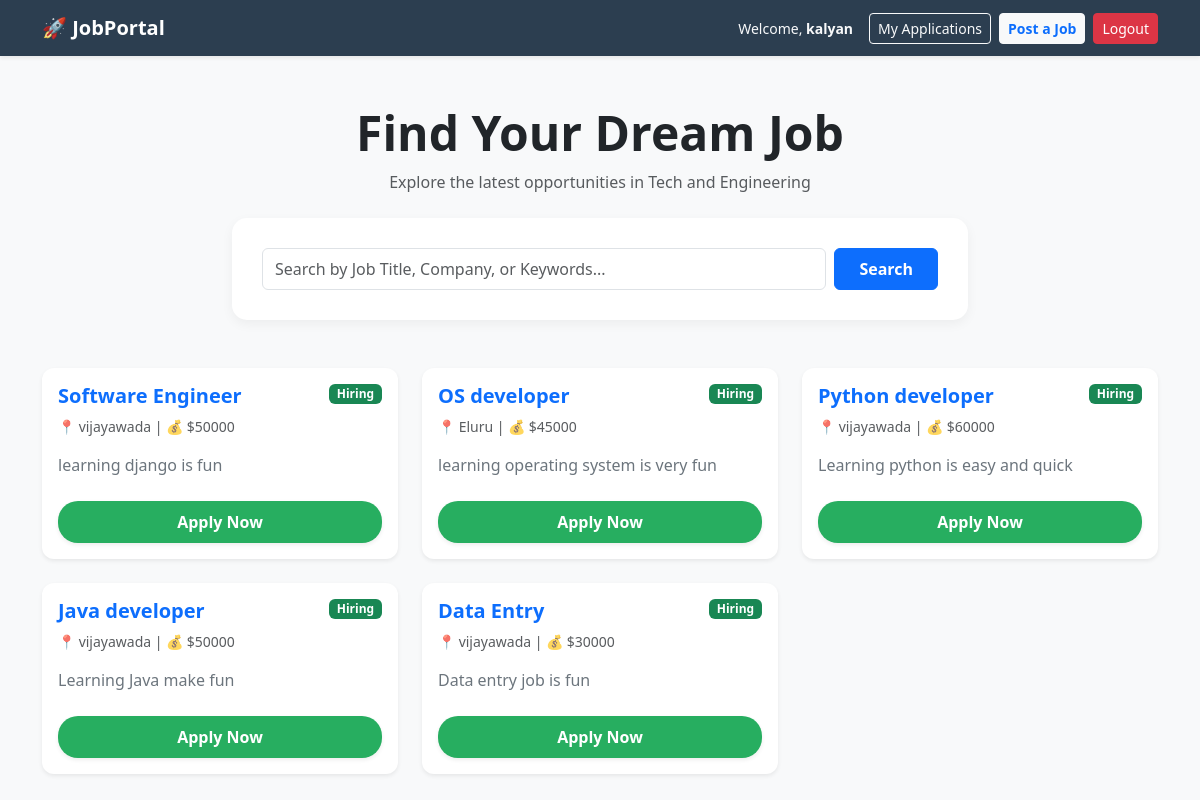
Screenshot of / (signed in) with the database file from the repository.
### jobs/models.py (models this page shows, shortened)
class Job(models.Model):
    employer = models.ForeignKey(User, on_delete=models.CASCADE)
    title = models.CharField(max_length=200)
    description = models.TextField()
    location = models.CharField(max_length=100)
    salary = models.PositiveIntegerField()
    created_at = models.DateTimeField(auto_now_add=True)
    is_active = models.BooleanField(default=True)

### jobs/views.py (the view)
# urls.py: path('', job_list, name='home'), # This makes it the home page
def job_list(request):
    query = request.GET.get('search')
    if query:
        jobs = Job.objects.filter(title__icontains=query)
    else:
        jobs = Job.objects.all()
    return render(request, 'jobs/job_list.html', {'jobs': jobs})

### jobs/templates/jobs/job_list.html (shortened to what this page needs)
<!DOCTYPE html>
<html lang="en">
<head>
    <link href="https://cdn.jsdelivr.net/npm/bootstrap@5.3.0/dist/css/bootstrap.min.css" rel="stylesheet">
</head>
<body>
    <nav class="navbar navbar-expand-lg navbar-dark mb-4 shadow-sm">
        <div class="container">
            <a class="navbar-brand fw-bold" href="{% url 'home' %}">🚀 JobPortal</a>
            <div class="ms-auto d-flex align-items-center">
                {% if user.is_authenticated %}
                    <span class="text-light me-3 small d-none d-md-inline">Welcome, <strong>{{ user.username }}</strong></span>
                    <a href="{% url 'my_applications' %}" class="btn btn-outline-light btn-sm me-2">My Applications</a>
                    <a href="{% url 'post_job' %}" class="btn btn-light btn-sm me-2 text-primary fw-bold">Post a Job</a>
                    <form action="{% url 'logout' %}" method="post" class="d-inline">
                        <button type="submit" class="btn btn-danger btn-sm">Logout</button>
                    </form>
                {% else %}
                    <a href="{% url 'login' %}" class="btn btn-outline-light btn-sm me-2">Login</a>
                    <a href="{% url 'register' %}" class="btn btn-primary btn-sm">Register</a>
                {% endif %}
            </div>
        </div>
    </nav>
    <div class="container">
        <div class="text-center mb-5 mt-5">
            <h1 class="display-5 fw-bold text-dark">Find Your Dream Job</h1>
            <p class="text-muted">Explore the latest opportunities in Tech and Engineering</p>
            <div class="row justify-content-center mt-4">
                <div class="col-md-8">
                    <div class="search-container">
                        <form method="GET" action="{% url 'home' %}" class="d-flex">
                            <input name="search" class="form-control me-2 py-2" type="search" placeholder="Search by Job Title, Company, or Keywords..." value="{{ request.GET.search }}">
                            <button class="btn btn-primary px-4 fw-bold" type="submit">Search</button>
                        </form>
                    </div>
                </div>
            </div>
        </div>
        <div class="row">
            {% for job in jobs %}
            <div class="col-md-6 col-lg-4 mb-4">
                <div class="card job-card shadow-sm h-100">
                    <div class="card-body d-flex flex-column">
                        <div class="d-flex justify-content-between align-items-start mb-2">
                            <h5 class="card-title fw-bold text-primary mb-0">{{ job.title }}</h5>
                            {% if job.is_active %}
                                <span class="badge bg-success">Hiring</span>
                            {% else %}
                                <span class="badge bg-secondary">Closed</span>
                            {% endif %}
                        </div>
                        <p class="text-muted small mb-3">
                             📍 {{ job.location }} |
                             💰 ${{ job.salary }}
                        </p>
                        <p class="card-text text-secondary mb-4">{{ job.description|truncatewords:20 }}</p>
                        <div class="mt-auto">
                            {% if user.is_authenticated %}
                                {% if job.employer == user or user.is_staff %}
                                    <div class="d-grid gap-2">
                                        <a href="{% url 'view_applicants' job.id %}" class="btn btn-info text-white fw-bold">
                                            View Applicants ({{ job.application_set.count }})
                                        </a>
                                        <a href="{% url 'edit_job' job.id %}" class="btn btn-outline-primary btn-sm fw-bold">
                                            ✏️ Edit Job Details
                                        </a>
                                        <a href="{% url 'toggle_job_status' job.id %}" class="btn {% if job.is_active %}btn-warning text-dark{% else %}btn-success{% endif %} btn-sm fw-bold">
                                            {% if job.is_active %} ⏸ Close Job Posting {% else %} ▶ Re-open Job Posting {% endif %}
                                        </a>
                                        <a href="{% url 'delete_job' job.id %}" class="btn btn-outline-danger btn-sm">Delete</a>
                                    </div>
                                {% else %}
                                    {% if job.is_active %}
                                        <a href="{% url 'apply_job' job.id %}" class="btn btn-apply w-100 shadow-sm">Apply Now</a>
                                    {% else %}
                                        <button class="btn btn-secondary w-100" disabled>Applications Closed</button>
                                    {% endif %}
                                {% endif %}
                            {% else %}
                                <a href="{% url 'login' %}" class="btn btn-outline-secondary w-100">Login to Apply</a>
                            {% endif %}
                        </div>
                    </div>
                </div>
            </div>
            {% empty %}
                <div class="col-12 text-center py-5">
                    <h3 class="text-muted">No jobs found matching your search.</h3>
                    <a href="{% url 'home' %}" class="btn btn-link">View All Jobs</a>
                </div>
            {% endfor %}
        </div>
    </div>
</body>
</html>

### jobs/templates/jobs/job_list.html (style rules this page uses)
body { background-color: #f8f9fa; }
.navbar { background-color: #2c3e50; }
.job-card { border: none; transition: transform 0.2s; border-radius: 12px; }
.btn-apply { background-color: #27ae60; color: white; border-radius: 20px; padding: 8px 25px; font-weight: bold; }
.search-container { background: white; padding: 30px; border-radius: 15px; box-shadow: 0 4px 12px rgba(0,0,0,0.05); }

### rows the page displays
Job: title "Software Engineer", is_active "Hiring", location "vijayawada", salary "50000", description "learning django is fun"
Job: title "OS developer", is_active "Hiring", location "Eluru", salary "45000", description "learning operating system is very fun"
Job: title "Python developer", is_active "Hiring", location "vijayawada", salary "60000", description "Learning python is easy and quick"
Job: title "Java developer", is_active "Hiring", location "vijayawada", salary "50000", description "Learning Java make fun"
Job: title "Data Entry", is_active "Hiring", location "vijayawada", salary "30000", description "Data entry job is fun"

### other values shown
{{ user.username }} "kalyan"
